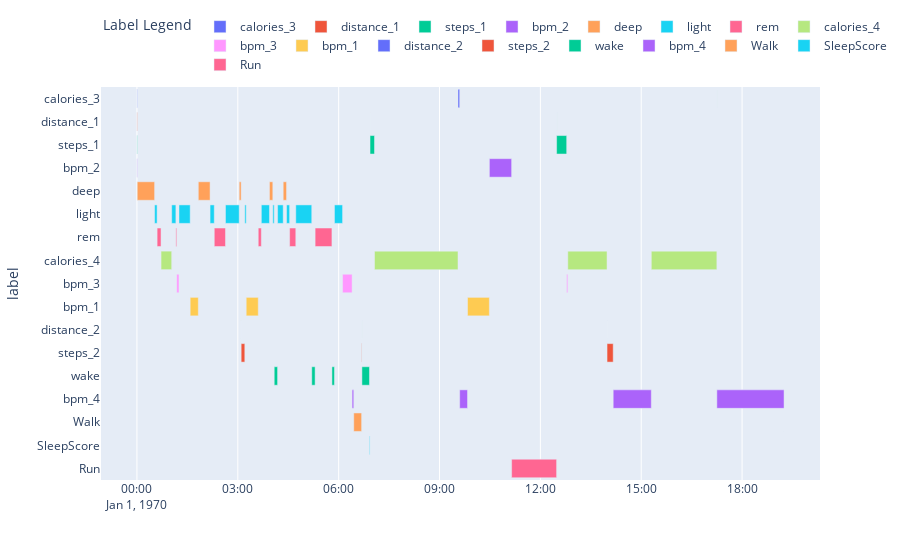

Source (notebook cell):
### Markdown cell above
### Timeline

### Code cell
import plotly.express as px
def show_timeline_chart(odf, i):

    df = odf[odf["i"] == i].copy()

    # Calculate "end_time" and "duration" for rows where "vt" is not zero
    mask = df["vt"] != 0
    df.loc[mask, "end_time"] = df["vt"].shift(-1)
    df.loc[mask, "duration"] = df["end_time"] - df["vt"]
    # For rows where "vt" is zero, set "end_time" to the next non-zero "vt" and "duration" to 0
    df.loc[~mask, "end_time"] = df.loc[mask, "vt"].iloc[0]
    df.loc[~mask, "duration"] = df["end_time"] - df["vt"]

    df['vt'] = pd.to_datetime(df['vt'], unit='s')
    df['end_time'] = pd.to_datetime(df['end_time'], unit='s')
    df.fillna(method='ffill', inplace=True)

    data = df
    fig = px.timeline(data, x_start="vt", x_end="end_time", y="label", color="label", 
                      hover_data = "value", labels = "label", range_x = ["vt","end_time"])
    fig.update_layout(showlegend=True, legend=dict(title_text="Label Legend", orientation="h", yanchor="bottom", y=1.02, xanchor="left", x=0))
    fig.update_traces(marker=dict(line=dict(width=1, color="white")), selector=dict(mode='markers'))

    fig.show()

show_timeline_chart(final_odf, 85)

### Figure 1 — Plotly figure (JSON) as saved in the notebook; plotly's stock layout.template omitted (floating-point values rounded to 4 significant figures)
{"data": [{"alignmentgroup": "True", "base": ["1970-01-01T00:00:00", "1970-01-01T09:33:00", "1970-01-01T17:15:00"], "customdata": [[33660], [23460], [9420]], "hovertemplate": "label=%{y}<br>vt=%{base}<br>end_time=%{x}<br>value=%{customdata[0]}<extra></extra>", "legendgroup": "calories_3", "marker": {"color": "#636efa", "pattern": {"shape": ""}}, "name": "calories_3", "offsetgroup": "calories_3", "orientation": "h", "showlegend": true, "textposition": "auto", "type": "bar", "x": [30000, 180000, 0], "xaxis": "x", "y": ["calories_3", "calories_3", "calories_3"], "yaxis": "y"}, {"alignmentgroup": "True", "base": ["1970-01-01T00:00:00", "1970-01-01T06:56:00", "1970-01-01T12:29:00"], "customdata": [[22980], [19920], [27060]], "hovertemplate": "label=%{y}<br>vt=%{base}<br>end_time=%{x}<br>value=%{customdata[0]}<extra></extra>", "legendgroup": "distance_1", "marker": {"color": "#EF553B", "pattern": {"shape": ""}}, "name": "distance_1", "offsetgroup": "distance_1", "orientation": "h", "showlegend": true, "textposition": "auto", "type": "bar", "x": [30000, 0, 0], "xaxis": "x", "y": ["distance_1", "distance_1", "distance_1"], "yaxis": "y"}, {"alignmentgroup": "True", "base": ["1970-01-01T00:00:00", "1970-01-01T06:56:00", "1970-01-01T12:29:00"], "customdata": [[22980], [19920], [27060]], "hovertemplate": "label=%{y}<br>vt=%{base}<br>end_time=%{x}<br>value=%{customdata[0]}<extra></extra>", "legendgroup": "steps_1", "marker": {"color": "#00cc96", "pattern": {"shape": ""}}, "name": "steps_1", "offsetgroup": "steps_1", "orientation": "h", "showlegend": true, "textposition": "auto", "type": "bar", "x": [30000, 480000, 1080000], "xaxis": "x", "y": ["steps_1", "steps_1", "steps_1"], "yaxis": "y"}, {"alignmentgroup": "True", "base": ["1970-01-01T00:00:00", "1970-01-01T10:29:00"], "customdata": [[37620], [34260]], "hovertemplate": "label=%{y}<br>vt=%{base}<br>end_time=%{x}<br>value=%{customdata[0]}<extra></extra>", "legendgroup": "bpm_2", "marker": {"color": "#ab63fa", "pattern": {"shape": ""}}, "name": "bpm_2", "offsetgroup": "bpm_2", "orientation": "h", "showlegend": true, "textposition": "auto", "type": "bar", "x": [30000, 2383000], "xaxis": "x", "y": ["bpm_2", "bpm_2"], "yaxis": "y"}, {"alignmentgroup": "True", "base": ["1970-01-01T00:00:30", "1970-01-01T01:49:30", "1970-01-01T03:02:30", "1970-01-01T03:56:30", "1970-01-01T04:21:00"], "customdata": [[1860], [1260], [600], [360], [360]], "hovertemplate": "label=%{y}<br>vt=%{base}<br>end_time=%{x}<br>value=%{customdata[0]}<extra></extra>", "legendgroup": "deep", "marker": {"color": "#FFA15A", "pattern": {"shape": ""}}, "name": "deep", "offsetgroup": "deep", "orientation": "h", "showlegend": true, "textposition": "auto", "type": "bar", "x": [1860000, 1260000, 210000, 360000, 360000], "xaxis": "x", "y": ["deep", "deep", "deep", "deep", "deep"], "yaxis": "y"}, {"alignmentgroup": "True", "base": ["1970-01-01T00:31:30", "1970-01-01T01:02:00", "1970-01-01T01:15:00", "1970-01-01T02:10:30", "1970-01-01T02:38:00", "1970-01-01T03:12:30", "1970-01-01T03:42:00", "1970-01-01T04:02:30", "1970-01-01T04:11:00", "1970-01-01T04:27:00", "1970-01-01T04:43:30", "1970-01-01T05:52:30"], "customdata": [[270], [450], [2070], [450], [1470], [1440], [870], [150], [600], [330], [1710], [2940]], "hovertemplate": "label=%{y}<br>vt=%{base}<br>end_time=%{x}<br>value=%{customdata[0]}<extra></extra>", "legendgroup": "light", "marker": {"color": "#19d3f3", "pattern": {"shape": ""}}, "name": "light", "offsetgroup": "light", "orientation": "h", "showlegend": true, "textposition": "auto", "type": "bar", "x": [270000, 450000, 1200000, 450000, 1470000, 150000, 870000, 150000, 600000, 330000, 1710000, 870000], "xaxis": "x", "y": ["light", "light", "light", "light", "light", "light", "light", "light", "light", "light", "light", "light"], "yaxis": "y"}, {"alignmentgroup": "True", "base": ["1970-01-01T00:36:00", "1970-01-01T01:09:30", "1970-01-01T02:18:00", "1970-01-01T03:36:30", "1970-01-01T04:32:30", "1970-01-01T05:18:00"], "customdata": [[1560], [330], [1200], [330], [660], [1800]], "hovertemplate": "label=%{y}<br>vt=%{base}<br>end_time=%{x}<br>value=%{customdata[0]}<extra></extra>", "legendgroup": "rem", "marker": {"color": "#FF6692", "pattern": {"shape": ""}}, "name": "rem", "offsetgroup": "rem", "orientation": "h", "showlegend": true, "textposition": "auto", "type": "bar", "x": [420000, 90000, 1200000, 330000, 660000, 1800000], "xaxis": "x", "y": ["rem", "rem", "rem", "rem", "rem", "rem"], "yaxis": "y"}, {"alignmentgroup": "True", "base": ["1970-01-01T00:43:00", "1970-01-01T07:04:00", "1970-01-01T12:49:00", "1970-01-01T15:18:00"], "customdata": [[14340], [20640], [8880], [16920]], "hovertemplate": "label=%{y}<br>vt=%{base}<br>end_time=%{x}<br>value=%{customdata[0]}<extra></extra>", "legendgroup": "calories_4", "marker": {"color": "#B6E880", "pattern": {"shape": ""}}, "name": "calories_4", "offsetgroup": "calories_4", "orientation": "h", "showlegend": true, "textposition": "auto", "type": "bar", "x": [1140000, 8940000, 4200000, 7020000], "xaxis": "x", "y": ["calories_4", "calories_4", "calories_4", "calories_4"], "yaxis": "y"}, {"alignmentgroup": "True", "base": ["1970-01-01T01:11:00", "1970-01-01T06:07:00", "1970-01-01T12:47:00"], "customdata": [[0], [18060], [24360]], "hovertemplate": "label=%{y}<br>vt=%{base}<br>end_time=%{x}<br>value=%{customdata[0]}<extra></extra>", "legendgroup": "bpm_3", "marker": {"color": "#FF97FF", "pattern": {"shape": ""}}, "name": "bpm_3", "offsetgroup": "bpm_3", "orientation": "h", "showlegend": true, "textposition": "auto", "type": "bar", "x": [240000, 1020000, 120000], "xaxis": "x", "y": ["bpm_3", "bpm_3", "bpm_3"], "yaxis": "y"}, {"alignmentgroup": "True", "base": ["1970-01-01T01:35:00", "1970-01-01T03:15:00", "1970-01-01T09:50:00"], "customdata": [[0], [16260], [16020]], "hovertemplate": "label=%{y}<br>vt=%{base}<br>end_time=%{x}<br>value=%{customdata[0]}<extra></extra>", "legendgroup": "bpm_1", "marker": {"color": "#FECB52", "pattern": {"shape": ""}}, "name": "bpm_1", "offsetgroup": "bpm_1", "orientation": "h", "showlegend": true, "textposition": "auto", "type": "bar", "x": [870000, 1290000, 2340000], "xaxis": "x", "y": ["bpm_1", "bpm_1", "bpm_1"], "yaxis": "y"}, {"alignmentgroup": "True", "base": ["1970-01-01T03:06:00", "1970-01-01T06:41:00", "1970-01-01T13:59:00"], "customdata": [[12840], [22020], [19860]], "hovertemplate": "label=%{y}<br>vt=%{base}<br>end_time=%{x}<br>value=%{customdata[0]}<extra></extra>", "legendgroup": "distance_2", "marker": {"color": "#636efa", "pattern": {"shape": ""}}, "name": "distance_2", "offsetgroup": "distance_2", "orientation": "h", "showlegend": true, "textposition": "auto", "type": "bar", "x": [0, 0, 0], "xaxis": "x", "y": ["distance_2", "distance_2", "distance_2"], "yaxis": "y"}, {"alignmentgroup": "True", "base": ["1970-01-01T03:06:00", "1970-01-01T06:41:00", "1970-01-01T13:59:00"], "customdata": [[12840], [22020], [19860]], "hovertemplate": "label=%{y}<br>vt=%{base}<br>end_time=%{x}<br>value=%{customdata[0]}<extra></extra>", "legendgroup": "steps_2", "marker": {"color": "#EF553B", "pattern": {"shape": ""}}, "name": "steps_2", "offsetgroup": "steps_2", "orientation": "h", "showlegend": true, "textposition": "auto", "type": "bar", "x": [390000, 30000, 660000], "xaxis": "x", "y": ["steps_2", "steps_2", "steps_2"], "yaxis": "y"}, {"alignmentgroup": "True", "base": ["1970-01-01T04:05:00", "1970-01-01T05:12:00", "1970-01-01T05:48:00", "1970-01-01T06:41:30"], "customdata": [[360], [360], [270], [810]], "hovertemplate": "label=%{y}<br>vt=%{base}<br>end_time=%{x}<br>value=%{customdata[0]}<extra></extra>", "legendgroup": "wake", "marker": {"color": "#00cc96", "pattern": {"shape": ""}}, "name": "wake", "offsetgroup": "wake", "orientation": "h", "showlegend": true, "textposition": "auto", "type": "bar", "x": [360000, 360000, 270000, 810000], "xaxis": "x", "y": ["wake", "wake", "wake", "wake"], "yaxis": "y"}, {"alignmentgroup": "True", "base": ["1970-01-01T06:24:00", "1970-01-01T09:36:00", "1970-01-01T14:10:00", "1970-01-01T17:15:00"], "customdata": [[10320], [11580], [7080], [8160]], "hovertemplate": "label=%{y}<br>vt=%{base}<br>end_time=%{x}<br>value=%{customdata[0]}<extra></extra>", "legendgroup": "bpm_4", "marker": {"color": "#ab63fa", "pattern": {"shape": ""}}, "name": "bpm_4", "offsetgroup": "bpm_4", "orientation": "h", "showlegend": true, "textposition": "auto", "type": "bar", "x": [176000, 840000, 4080000, 7196000], "xaxis": "x", "y": ["bpm_4", "bpm_4", "bpm_4", "bpm_4"], "yaxis": "y"}, {"alignmentgroup": "True", "base": ["1970-01-01T06:26:56", "1970-01-01T19:14:56"], "customdata": [[1741000], [973000]], "hovertemplate": "label=%{y}<br>vt=%{base}<br>end_time=%{x}<br>value=%{customdata[0]}<extra></extra>", "legendgroup": "Walk", "marker": {"color": "#FFA15A", "pattern": {"shape": ""}}, "name": "Walk", "offsetgroup": "Walk", "orientation": "h", "showlegend": true, "textposition": "auto", "type": "bar", "x": [844000, 0], "xaxis": "x", "y": ["Walk", "Walk"], "yaxis": "y"}, {"alignmentgroup": "True", "base": ["1970-01-01T06:55:00"], "customdata": [[74]], "hovertemplate": "label=%{y}<br>vt=%{base}<br>end_time=%{x}<br>value=%{customdata[0]}<extra></extra>", "legendgroup": "SleepScore", "marker": {"color": "#19d3f3", "pattern": {"shape": ""}}, "name": "SleepScore", "offsetgroup": "SleepScore", "orientation": "h", "showlegend": true, "textposition": "auto", "type": "bar", "x": [60000], "xaxis": "x", "y": ["SleepScore"], "yaxis": "y"}, {"alignmentgroup": "True", "base": ["1970-01-01T11:08:43"], "customdata": [[2474000]], "hovertemplate": "label=%{y}<br>vt=%{base}<br>end_time=%{x}<br>value=%{customdata[0]}<extra></extra>", "legendgroup": "Run", "marker": {"color": "#FF6692", "pattern": {"shape": ""}}, "name": "Run", "offsetgroup": "Run", "orientation": "h", "showlegend": true, "textposition": "auto", "type": "bar", "x": [4817000], "xaxis": "x", "y": ["Run"], "yaxis": "y"}], "layout": {"barmode": "overlay", "legend": {"orientation": "h", "title": {"text": "Label Legend"}, "tracegroupgap": 0, "x": 0, "xanchor": "left", "y": 1.02, "yanchor": "bottom"}, "margin": {"t": 60}, "showlegend": true, "xaxis": {"anchor": "y", "domain": [0, 1], "range": ["vt", "end_time"], "type": "date"}, "yaxis": {"anchor": "x", "categoryarray": ["Run", "SleepScore", "Walk", "bpm_4", "wake", "steps_2", "distance_2", "bpm_1", "bpm_3", "calories_4", "rem", "light", "deep", "bpm_2", "steps_1", "distance_1", "calories_3"], "categoryorder": "array", "domain": [0, 1], "title": {"text": "label"}}}}
